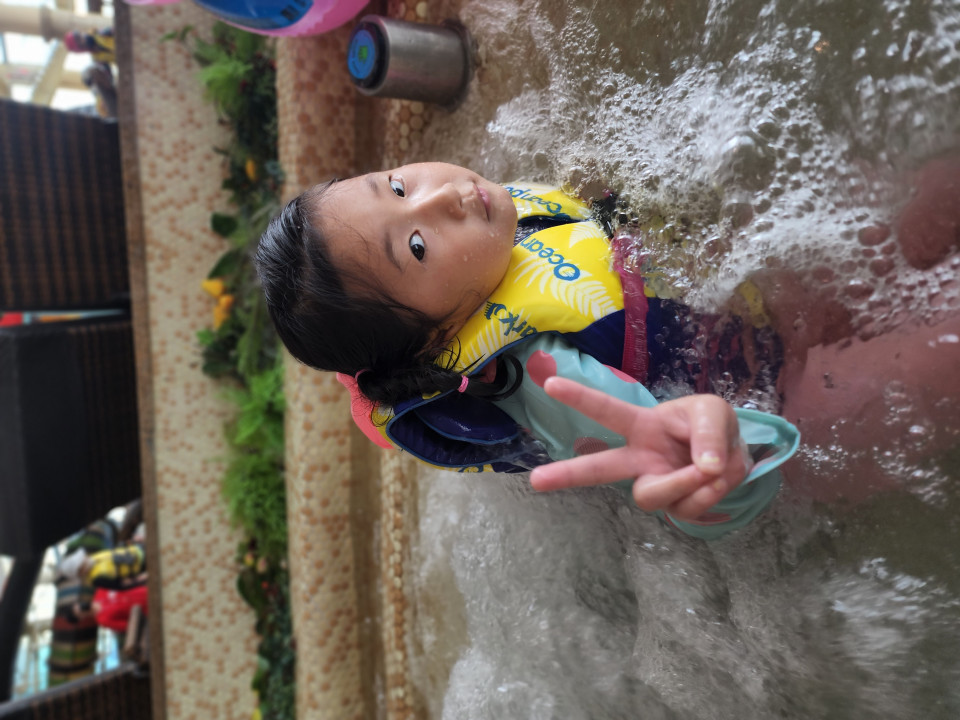
#> input picture python-book/toyproject2/39.여러개의 사진을 하나의 사진으로 이어붙이기/원본이미지/가로1.jpg, 960 x 720 px; its folder holds 4 pictures in this run
$ python main39-2.py
#> lines starting #> are read from the running program, lines starting #| are printed output that depends on the picture
import cv2
import numpy as np
from glob import glob
import os
os.chdir(os.path.dirname(os.path.abspath(__file__)))

img_path = r'원본이미지'
img_list = glob(img_path + '\*.jpg')
img_list.extend(glob(img_path + '\*.png'))

img_array= []
for i,img in enumerate(img_list):
    img_read = np.fromfile(img, np.uint8)
    img_array.append(cv2.imdecode(img_read, cv2.IMREAD_COLOR))
    img_array[i] = cv2.resize(img_array[i],(480,360))

addv = cv2.vconcat(img_array)
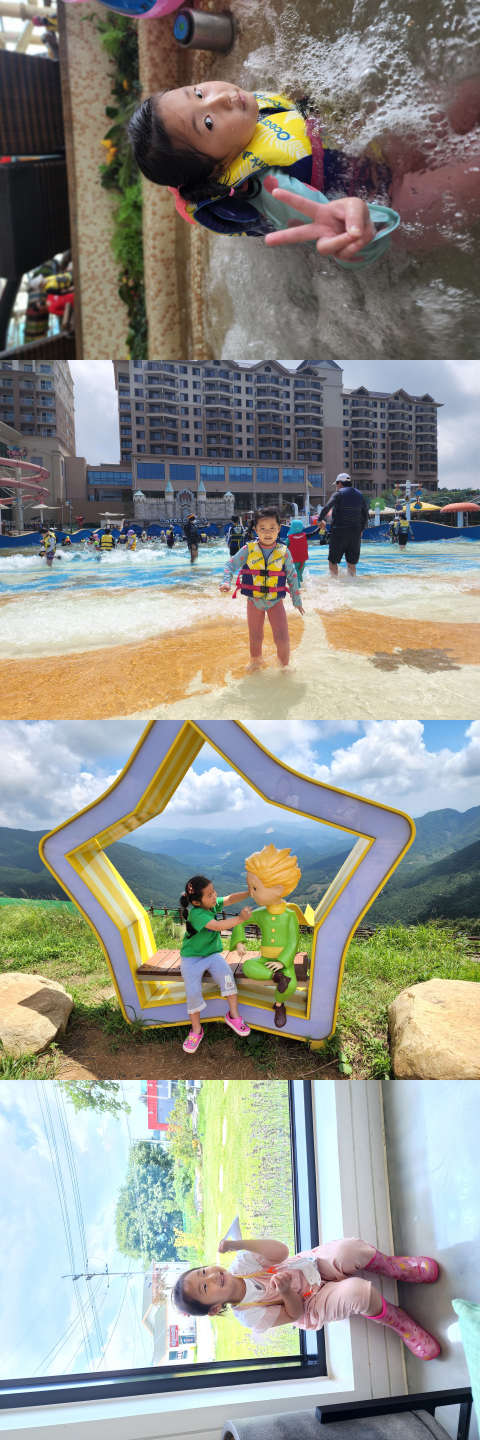
#> addv: shape (1440, 480, 3); mean B, G, R 138.4, 146.4, 145.6

cv2.imwrite('save.jpg',addv)
